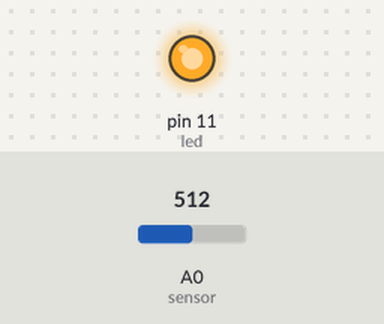
This sketch was run on a simulated Arduino Uno, built with avr-gcc and run on an emulated ATmega328P. Parts: output pins drawn as LEDs (lit = HIGH). The test bench sets the inputs (shaded band); at power-on: A0 (sensor) = 512.

Above: at 1.8 s.
1.9 s: A0 (sensor) set to 55
6.0 s: A0 (sensor) set to 46
At 6.4 s:
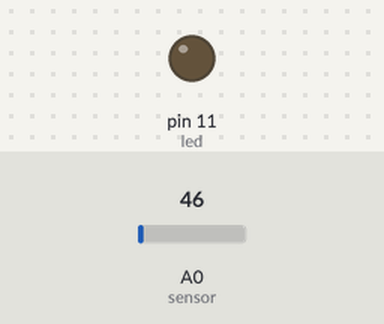
7.5 s: A0 (sensor) set to 122
At 8.3 s:
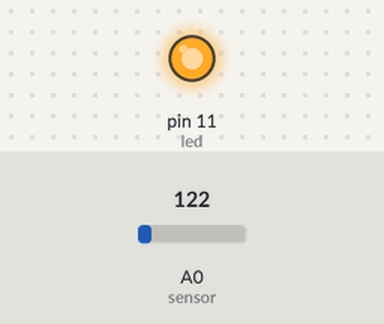
11.6 s: A0 (sensor) set to 40
At 13.7 s:
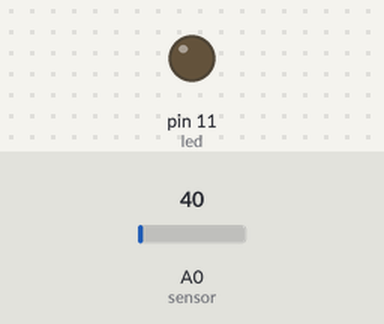
Timing chart, 0 to 15.0 s (numbered marks = the images above; inputs shaded):
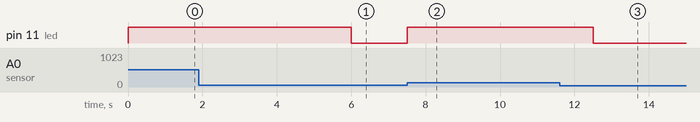

The sketch:

piezo.ino
```cpp
// Através do uso do piezoelétrico,com a batida o led acenderá
const int sensor=0; //A0
const int led=11;
const int limiarLimite=50; // BATIMENTO

void setup(){
    pinMode(led, OUTPUT);
}

void loop(){
int val= analogRead(sensor);
    if (val >= limiarLimite)
    {
        digitalWrite(led, HIGH);
        delay(1000);
        digitalWrite(led, LOW);
    }
    else
    {
       digitalWrite(led, LOW);
    }
}
```

Measured:
- the behaviour switches between 50 and 49 on A0 (sensor) (found by bisection; images 0 and 1)
- after the input at 6.0 s, pin 11 (led): HIGH → LOW at once
- after the input at 7.5 s, pin 11 (led): LOW → HIGH at once
- after the input at 11.6 s, pin 11 (led): HIGH → LOW after 0.90 s
